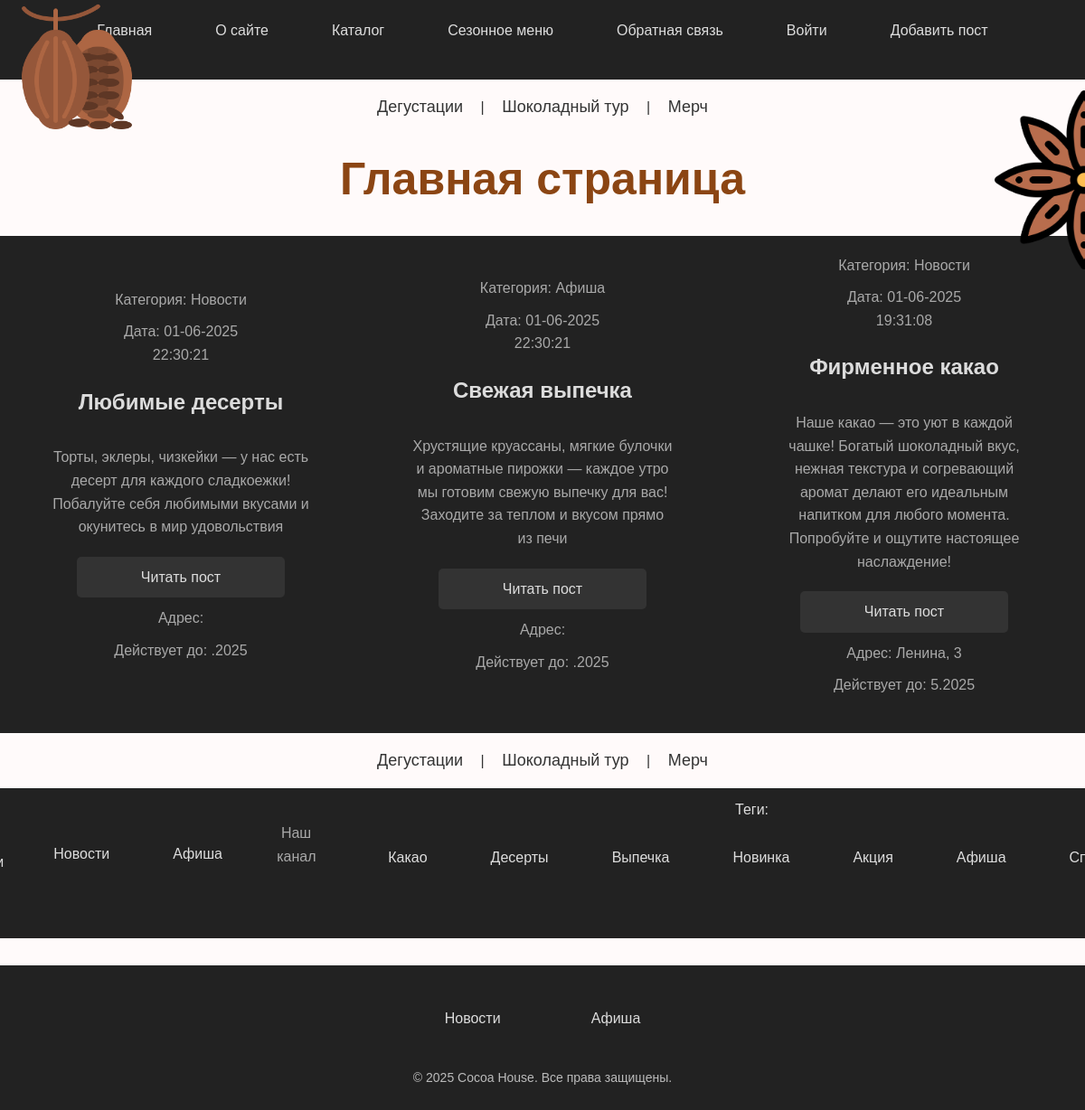
Before: / with the older database file.
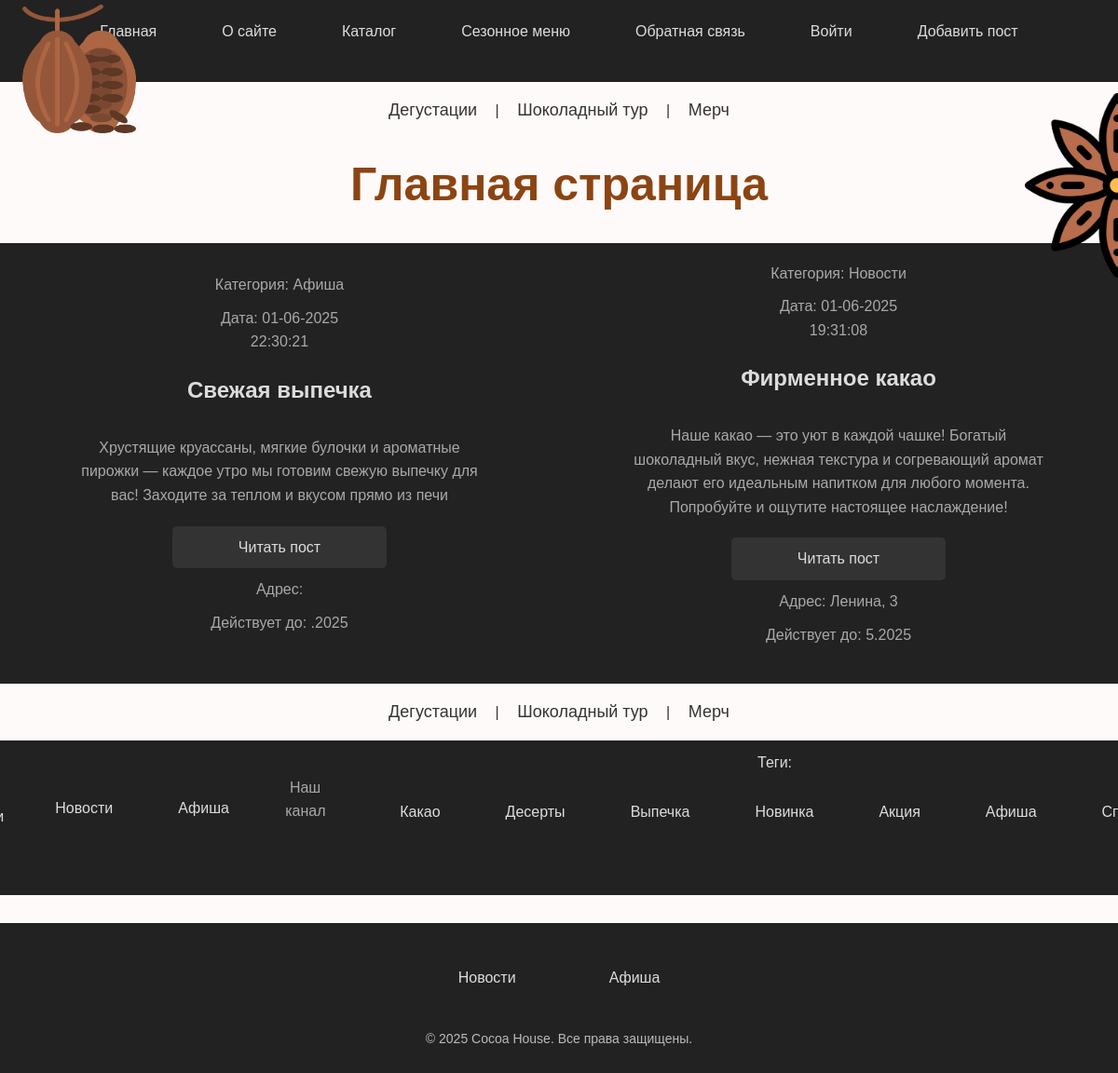
After: the same page with the newer database file.
### cocoa/models.py (models this page shows, shortened)
class Post(models.Model):
 tags = models.ManyToManyField('TagPost', blank=True,related_name='tags')
 class Status(models.IntegerChoices):
  DRAFT = 0, 'Черновик'
  PUBLISHED = 1, 'Опубликовано'
 title = models.CharField(max_length=255,verbose_name="Заголовок")
 slug = models.SlugField(max_length=255, db_index=True, unique=True)
 content = models.TextField(blank=True, verbose_name="Текст статьи")
 time_create = models.DateTimeField(auto_now_add=True, verbose_name="Время создания")
 time_update = models.DateTimeField(auto_now=True, verbose_name="Время изменения")
 is_published = models.BooleanField(choices=tuple(map(lambda x:(bool(x[0]), x[1]), Status.choices)), default=Status.DRAFT, verbose_name="Статус")
 objects = models.Manager()
 published = PublishedModel()
 cat = models.ForeignKey('Category', on_delete=models.CASCADE, related_name='posts', verbose_name="Категории")
 filial = models.OneToOneField('Filial', on_delete=models.SET_NULL, null=True, blank=True, related_name='Филиал')
 class Meta:
  verbose_name = 'Посты'
  verbose_name_plural = 'Посты'
  ordering = ['-time_create']
  indexes = [
   models.Index(fields=['-time_create']),
  ]
 def get_absolute_url(self):
  return reverse('post', kwargs={'post_slug':self.slug})

class Category(models.Model):
 name = models.CharField(max_length=100, db_index=True, verbose_name="Категория")
 slug = models.SlugField(max_length=255, unique=True, db_index=True)
 class Meta:
  verbose_name = 'Категория'
  verbose_name_plural = 'Категории'

class Filial(models.Model):
  address = models.CharField(max_length=100)
  month = models.IntegerField(null=True)

class TagPost(models.Model):
 tag = models.CharField(max_length=100,db_index=True)
 slug = models.SlugField(max_length=255,unique=True)
 def get_absolute_url(self):
  return reverse('tag', kwargs={'tag_slug': self.slug})

### cocoa/views.py (the view)
# urls.py: path('', views.index, name='home'),
def index(request):
 posts = Post.published.all()
 data = {
 'title': 'Главная страница',
 'main_menu': main_menu,
 'posts': posts,
 'cat_selected': 0,
 }
 return render(request, 'cocoa/index.html', context=data)

### cocoa/models.py (called while the page is built)
 def get_queryset(self):
  return super().get_queryset().filter(is_published=Post.Status.PUBLISHED)

### cocoa/templatetags/cocoa_tags.py (called while the page is built)
@register.simple_tag(name='getcats')
def get_categories():
 return Category.objects.all()

@register.inclusion_tag('cocoa/list_categories.html')
def show_categories(cat_selected_id=0):
 cats = Category.objects.all()
 return {"cats": cats, "cat_selected":cat_selected_id}

@register.inclusion_tag('cocoa/list_tags.html')
def show_all_tags():
 return {"tags": TagPost.objects.all()}

### cocoa/templates/cocoa/index.html
{% extends 'base.html' %}
{% block content %}
{% include 'cocoa/includes/nav.html' %}
{% load static %}
<h1>{{ title }}</h1>
<ul>
  {% for p in posts %}
    <li>
      <div class="article-panel">
        <p class="first">Категория: {{ p.cat.name }}</p>
        <p class="last">Дата: {{ p.time_update|date:"d-m-Y H:i:s" }}</p>
      </div>
      <h2>{{ p.title }}</h2>
      <p>
        {% autoescape off %}
          {{ p.content|linebreaks|truncatewords:50 }}
        {% endautoescape %}
      </p>
      <p class="link-readpost"><a href="{{ p.get_absolute_url }}">Читать пост</a></p>
      <p>Адрес: {{ p.filial.address }}</p>
      <p>Действует до: {{ p.filial.month }}.2025</p>
    </li>
  {% endfor %}
</ul>
<img src="{% static 'cocoa/images/badian.png' %}" alt="Бадьян" class="badian">
{% include 'cocoa/includes/nav.html' %}
{% endblock %}

### templates/base.html (shortened to what this page needs)
<!DOCTYPE html>
{% load static %}
{% load cocoa_tags %}
{% load menu_tags %}
{% getcats as categories %}
<html>
<head>
    <link type="text/css" href="{% static 'cocoa/css/styles.css' %}" rel="stylesheet" />
</head>
<body>
    <ul>
        <img src="{% static 'cocoa/images/cocoa.png' %}" alt="Логотип" class="logo">
        <li><a href="{% url 'home' %}">Главная</a></li>
        {% for m in main_menu %}
            {% if not forloop.last %}
                <li>{% else %}<li class="last">{% endif %}
                <a href="{% url m.url_name %}">{{ m.title }}</a>
            </li>
        {% endfor %}
    </ul>
    {% block content %}
    {% endblock %}
 <td valign="top" class="left-chapters">
 <ul id="leftchapters">
{% if cat_selected == 0 or cat_selected is None %}
 <li class="selected">Все
категории</li>
{% else %}
 <li><a href="{% url 'home' %}">Все
категории</a></li>
{% endif %}
{% show_categories cat_selected_id=cat_selected %}
<li class="share">
 <p >Наш канал</p>
 <a class="share-yt" href="..."
target="_blank" rel="nofollow"></a>
 </li>
 <li>{% show_all_tags %}</li>
 </ul>
</td>
    <footer class="footer">
        <div class="footer-container">
            <ul class="footer-categories">
                {% for cat in categories %}
                    <li><a href="{% url 'category' cat.id %}">{{ cat.name }}</a></li>
                {% endfor %}
            </ul>
            <p>&copy; 2025 Cocoa House. Все права защищены.</p>
        </div>
    </footer>
</body>
</html>

### cocoa/templates/cocoa/includes/nav.html
<nav>
 <a href="#">Дегустации</a> |
 <a href="#">Шоколадный тур</a> |
 <a href="#">Мерч</a>
</nav>

### cocoa/templates/cocoa/list_categories.html
{% for cat in cats %}
 {% if cat.id == cat_selected %}
 <li
class="selected">{{cat.name}}</li>
 {% else %}
 <li><a href="{{ cat.get_absolute_url
}}">{{cat.name}}</a></li>
 {% endif %}
{% endfor %}

### cocoa/templates/cocoa/list_tags.html
{% if tags %}
 Теги:</p>
 <ul class="tags-list">
 {% for t in tags %}
 <li><a
href="{{t.get_absolute_url}}">{{t.tag}}</a></li>
 {% endfor %}
 </ul>
{% endif %}

### cocoa/static/cocoa/css/styles.css (style rules this page uses)
body { font-family: Arial, sans-serif; background-color: #FFFAFA; color: #333; margin: 0; padding: 0; }
li { color: #ddd; text-align: center; display: flex; flex-direction: column; align-items: center; justify-content: center; margin-bottom: 20px; }
ul { list-style: none; padding: 0; margin: 0; background-color: #222; overflow: hidden; display: flex; justify-content: center; }
ul li { padding: 15px 20px; }
ul li a { color: #ddd; text-decoration: none; transition: color 0.3s; display: block; padding: 10px 15px; }
h1 { text-align: center; margin-top: 20px; color: #8B4513; font-size: 50px; }
h2 { color: #DCDCDC; text-align: center; }
p { text-align: center; line-height: 1.6; padding: 5px; color: #A9A9A9; width: 80%; max-width: 600px; margin: 0 auto; }
p a { display: inline-block; background-color: #333; color: #fff; padding: 10px 20px; text-decoration: none; border-radius: 5px; transition: background-color 0.3s; width: 200px; text-align: center; margin-top: 10px; margin: auto; }
.logo { position: absolute; top: 0px; left: 10px; width: 150px; height: auto; z-index: 10; }
.badian { position: absolute; top: 100px; right: 0px; width: 100px; height: auto; z-index: 35; }
nav { text-align: center; margin: 20px 0; }
nav a { color: #333; text-decoration: none; font-size: 18px; margin: 0 15px; transition: color 0.3s; }
body { font-family: Arial, sans-serif; background-color: #FFFAFA; color: #333; margin: 0; padding: 0; display: flex; flex-direction: column; min-height: 100vh; }
.footer { background-color: #222; color: #fff; text-align: center; padding: 20px 0; margin-top: 30px; }
.footer-container { max-width: 1000px; margin: 0 auto; }
.footer-categories { list-style: none; padding: 0; margin: 0; display: flex; justify-content: center; flex-wrap: wrap; }
.footer-categories li { margin: 5px 15px; }
.footer-categories li a { color: #ddd; text-decoration: none; font-size: 16px; transition: color 0.3s; }
.footer p { margin-top: 10px; font-size: 14px; color: #bbb; }

Changed rows visible on the page:
no longer on this page (row edited): Post: cat.name "Новости", time_update "01-06-2025 22:30:21", title "Любимые десерты", content "Торты, эклеры, чизкейки — у нас есть десерт для каждого сладкоежки! Побалуйте себя любимыми вкусами и окунитесь в мир удовольствия"
